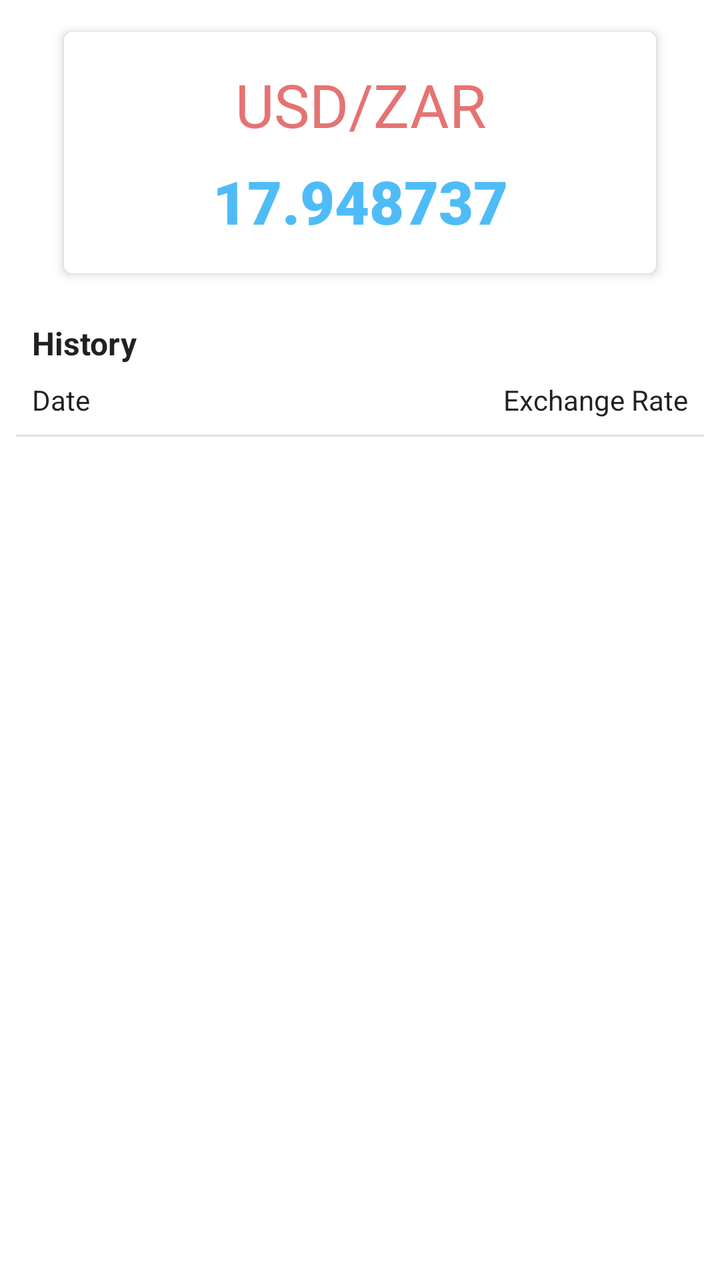
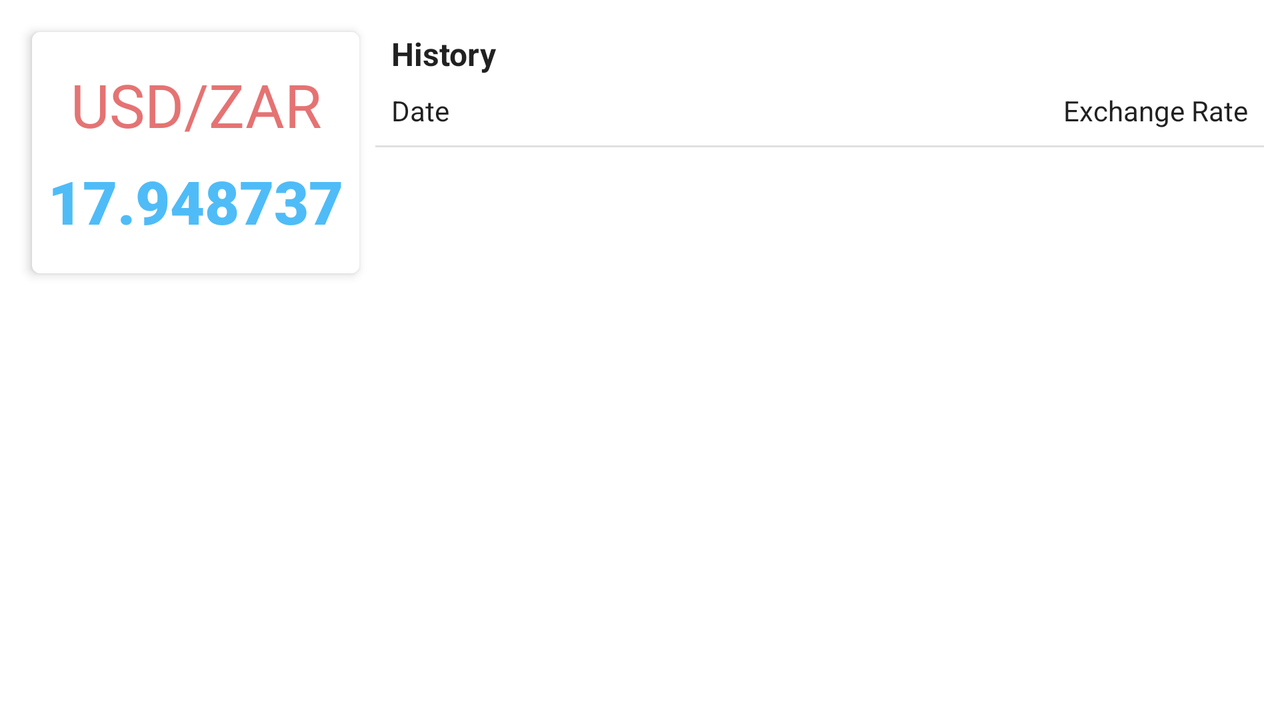

The same Android screen from two of the app's own layout files: first res/layout/ as a phone draws it, then the repository's variant for another configuration, drawn on a device whose configuration selects that folder. Both files follow.
<!-- AndroidManifest.xml: application theme AppTheme -->
<!-- res/layout/fragment_currency_detail.xml -->
<?xml version="1.0" encoding="utf-8"?>
<layout xmlns:tools="http://schemas.android.com/tools"
    xmlns:android="http://schemas.android.com/apk/res/android"
    xmlns:app="http://schemas.android.com/apk/res-auto">

    <data>
        <variable
            name="viewModel"
            type="za.co.gingergeek.moneta.ui.currencydetail.CurrencyDetailViewModel"/>
    </data>

    <androidx.constraintlayout.widget.ConstraintLayout
        android:layout_width="match_parent"
        android:layout_height="match_parent">

        <com.google.android.material.card.MaterialCardView
            android:id="@+id/rate_card"
            android:layout_width="0dp"
            android:layout_height="wrap_content"
            android:layout_marginStart="32dp"
            android:layout_marginTop="16dp"
            android:layout_marginEnd="32dp"
            app:cardElevation="3dp"
            app:layout_constraintEnd_toEndOf="parent"
            app:layout_constraintStart_toStartOf="parent"
            app:layout_constraintTop_toTopOf="parent">

            <LinearLayout
                android:layout_width="match_parent"
                android:layout_height="wrap_content"
                android:orientation="vertical">

                <TextView
                    android:id="@+id/iso_code"
                    android:layout_width="match_parent"
                    android:layout_height="wrap_content"
                    android:layout_marginStart="8dp"
                    android:layout_marginTop="16dp"
                    android:layout_marginEnd="8dp"
                    android:text="@{viewModel.exchangeDescription}"
                    android:textAlignment="center"
                    android:textColor="?android:attr/colorPrimary"
                    android:textSize="30sp"
                    tools:text="USD/ZAR" />

                <TextView
                    android:id="@+id/current_rate"
                    android:layout_width="match_parent"
                    android:layout_height="wrap_content"
                    android:layout_marginStart="8dp"
                    android:layout_marginTop="8dp"
                    android:layout_marginEnd="8dp"
                    android:layout_marginBottom="16dp"
                    android:fontFamily="sans-serif-black"
                    android:text="@{viewModel.exchangeRate}"
                    android:textAlignment="center"
                    android:textColor="?android:attr/colorAccent"
                    android:textSize="30sp"
                    tools:text="17.948737" />
            </LinearLayout>

        </com.google.android.material.card.MaterialCardView>
        
        <TextView
            android:id="@+id/history_title"
            android:layout_width="0dp"
            android:layout_height="wrap_content"
            android:layout_marginStart="16dp"
            android:layout_marginTop="24dp"
            android:layout_marginEnd="16dp"
            android:textSize="16sp"
            android:textStyle="bold"
            android:text="@string/currency_detail_screen_history_title"
            android:textColor="?android:attr/textColorPrimary"
            app:layout_constraintEnd_toEndOf="parent"
            app:layout_constraintStart_toStartOf="parent"
            app:layout_constraintTop_toBottomOf="@+id/rate_card"/>

        <TextView
            android:id="@+id/detail_screen_history_date_title"
            android:layout_width="wrap_content"
            android:layout_height="wrap_content"
            android:layout_marginStart="16dp"
            android:layout_marginTop="8dp"
            android:textSize="14sp"
            android:text="@string/currency_detail_screen_history_date_title"
            android:textColor="?android:attr/textColorPrimary"
            app:layout_constraintStart_toStartOf="parent"
            app:layout_constraintTop_toBottomOf="@+id/history_title" />

        <TextView
            android:id="@+id/detail_screen_history_value_title"
            android:layout_width="wrap_content"
            android:layout_height="wrap_content"
            android:layout_marginTop="8dp"
            android:layout_marginEnd="16dp"
            android:textSize="14sp"
            android:text="@string/currency_detail_screen_history_value_title"
            android:textColor="?android:attr/textColorPrimary"
            app:layout_constraintHorizontal_bias="1"
            app:layout_constraintEnd_toEndOf="parent"
            app:layout_constraintStart_toEndOf="@+id/detail_screen_history_date_title"
            app:layout_constraintTop_toBottomOf="@+id/history_title" />

        <View
            android:id="@+id/divider2"
            android:layout_width="0dp"
            android:layout_height="1dp"
            android:layout_marginStart="8dp"
            android:layout_marginTop="8dp"
            android:layout_marginEnd="8dp"
            android:background="?android:attr/listDivider"
            app:layout_constraintEnd_toEndOf="parent"
            app:layout_constraintStart_toStartOf="parent"
            app:layout_constraintTop_toBottomOf="@+id/detail_screen_history_date_title" />

        <androidx.recyclerview.widget.RecyclerView
            android:id="@+id/recycler"
            android:layout_width="0dp"
            android:layout_height="0dp"
            android:paddingTop="8dp"
            android:clipToPadding="false"
            app:layout_constraintBottom_toBottomOf="parent"
            app:layout_constraintEnd_toEndOf="parent"
            app:layout_constraintStart_toStartOf="parent"
            app:layout_constraintTop_toBottomOf="@+id/divider2"
            app:layout_constraintVertical_bias="0" />
    </androidx.constraintlayout.widget.ConstraintLayout>
</layout>
<!-- resources referenced by this layout -->
<resources>
  <string name="currency_detail_screen_history_date_title">Date</string>
  <string name="currency_detail_screen_history_title">History</string>
  <string name="currency_detail_screen_history_value_title">Exchange Rate</string>
  <style name="AppTheme" parent="Theme.MaterialComponents.DayNight">
          
          <item name="colorPrimary">@color/colorPrimary</item>
          <item name="colorPrimaryDark">@color/white</item>
          <item name="colorAccent">@color/colorAccent</item>
          <item name="android:navigationBarColor">@color/colorAccent</item>
      </style>
  <color name="colorPrimary">#E57373</color>
  <color name="white">#ffffff</color>
  <color name="colorAccent">#4FBCF7</color>
</resources>
<!-- res/layout-land/fragment_currency_detail.xml (the repository's variant of the layout above) -->
<!-- drawn on the phone turned sideways -->
<?xml version="1.0" encoding="utf-8"?>
<layout xmlns:tools="http://schemas.android.com/tools"
    xmlns:android="http://schemas.android.com/apk/res/android"
    xmlns:app="http://schemas.android.com/apk/res-auto">

    <data>
        <variable
            name="viewModel"
            type="za.co.gingergeek.moneta.ui.currencydetail.CurrencyDetailViewModel"/>
    </data>

    <androidx.constraintlayout.widget.ConstraintLayout
        android:layout_width="match_parent"
        android:layout_height="match_parent">

        <com.google.android.material.card.MaterialCardView
            android:id="@+id/rate_card"
            android:layout_width="0dp"
            android:layout_height="wrap_content"
            android:layout_margin="16dp"
            android:paddingStart="16dp"
            android:paddingEnd="16dp"
            app:cardElevation="3dp"
            app:layout_constraintStart_toStartOf="parent"
            app:layout_constraintTop_toTopOf="parent">

            <LinearLayout
                android:layout_width="match_parent"
                android:layout_height="wrap_content"
                android:orientation="vertical">

                <TextView
                    android:id="@+id/iso_code"
                    android:layout_width="match_parent"
                    android:layout_height="wrap_content"
                    android:layout_marginStart="8dp"
                    android:layout_marginTop="16dp"
                    android:layout_marginEnd="8dp"
                    android:text="@{viewModel.exchangeDescription}"
                    android:textAlignment="center"
                    android:textColor="?android:attr/colorPrimary"
                    android:textSize="30sp"
                    tools:text="USD/ZAR" />

                <TextView
                    android:id="@+id/current_rate"
                    android:layout_width="match_parent"
                    android:layout_height="wrap_content"
                    android:layout_marginStart="8dp"
                    android:layout_marginTop="8dp"
                    android:layout_marginEnd="8dp"
                    android:layout_marginBottom="16dp"
                    android:fontFamily="sans-serif-black"
                    android:text="@{viewModel.exchangeRate}"
                    android:textAlignment="center"
                    android:textColor="?android:attr/colorAccent"
                    android:textSize="30sp"
                    tools:text="17.948737" />
            </LinearLayout>

        </com.google.android.material.card.MaterialCardView>

        <TextView
            android:id="@+id/history_title"
            android:layout_width="0dp"
            android:layout_height="wrap_content"
            android:layout_marginStart="16dp"
            android:layout_marginEnd="16dp"
            android:text="@string/currency_detail_screen_history_title"
            android:textSize="16sp"
            android:textStyle="bold"
            android:textColor="?android:attr/textColorPrimary"
            app:layout_constraintEnd_toEndOf="parent"
            app:layout_constraintStart_toEndOf="@+id/rate_card"
            app:layout_constraintTop_toTopOf="@+id/rate_card" />

        <TextView
            android:id="@+id/detail_screen_history_date_title"
            android:layout_width="wrap_content"
            android:layout_height="wrap_content"
            android:layout_marginStart="16dp"
            android:layout_marginTop="8dp"
            android:text="@string/currency_detail_screen_history_date_title"
            android:textColor="?android:attr/textColorPrimary"
            android:textSize="14sp"
            app:layout_constraintStart_toEndOf="@+id/rate_card"
            app:layout_constraintTop_toBottomOf="@+id/history_title" />

        <TextView
            android:id="@+id/detail_screen_history_value_title"
            android:layout_width="wrap_content"
            android:layout_height="wrap_content"
            android:layout_marginTop="8dp"
            android:layout_marginEnd="16dp"
            android:textSize="14sp"
            android:text="@string/currency_detail_screen_history_value_title"
            android:textColor="?android:attr/textColorPrimary"
            app:layout_constraintHorizontal_bias="1"
            app:layout_constraintEnd_toEndOf="parent"
            app:layout_constraintStart_toEndOf="@+id/detail_screen_history_date_title"
            app:layout_constraintTop_toBottomOf="@+id/history_title" />

        <View
            android:id="@+id/divider2"
            android:layout_width="0dp"
            android:layout_height="1dp"
            android:layout_marginStart="8dp"
            android:layout_marginTop="8dp"
            android:layout_marginEnd="8dp"
            android:background="?android:attr/listDivider"
            app:layout_constraintEnd_toEndOf="parent"
            app:layout_constraintStart_toEndOf="@+id/rate_card"
            app:layout_constraintTop_toBottomOf="@+id/detail_screen_history_date_title" />

        <androidx.recyclerview.widget.RecyclerView
            android:id="@+id/recycler"
            android:layout_width="0dp"
            android:layout_height="0dp"
            android:layout_marginTop="8dp"
            app:layout_constraintBottom_toBottomOf="parent"
            app:layout_constraintEnd_toEndOf="parent"
            app:layout_constraintStart_toEndOf="@+id/rate_card"
            app:layout_constraintTop_toBottomOf="@+id/divider2"
            app:layout_constraintVertical_bias="0" />
    </androidx.constraintlayout.widget.ConstraintLayout>
</layout>
